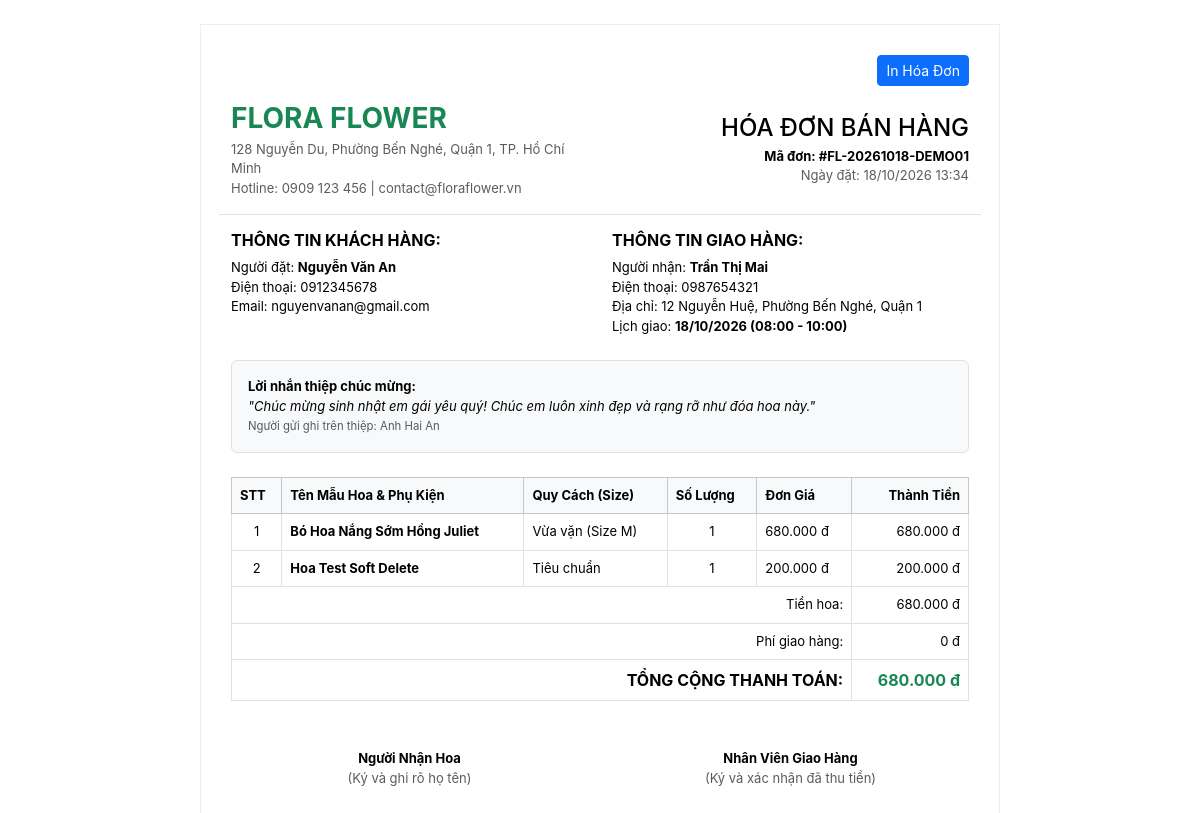
The app's page /dashboard/orders/1/print-bill (signed in) with its own data.
### app/models/core.py (models this page shows, shortened)
class ShopSetting(db.Model):
    __tablename__ = 'core_shopsetting'
    id = db.Column(db.Integer, primary_key=True)
    shop_name = db.Column(db.String(150), default='Flora Flower Boutique', nullable=False)
    slogan = db.Column(db.String(255), default='Trao gửi yêu thương - Tinh tế trong từng cánh hoa', nullable=False)
    phone = db.Column(db.String(30), default='0901 234 567', nullable=False)
    hotline = db.Column(db.String(30), default='1900 6868', nullable=False)
    email = db.Column(db.String(254), default='contact@floraflower.vn', nullable=False)
    address = db.Column(db.String(255), default='123 Nguyễn Huệ, Phường Bến Nghé, Quận 1, TP. Hồ Chí Minh', nullable=False)
    opening_hours = db.Column(db.String(120), default='07:30 - 21:30 hàng ngày', nullable=False)
    facebook_url = db.Column(db.String(200), default='https://facebook.com/floraflower', nullable=False)
    instagram_url = db.Column(db.String(200), default='https://instagram.com/floraflower', nullable=False)
    zalo_phone = db.Column(db.String(30), default='0901234567', nullable=False)
    bank_code = db.Column(db.String(20), default='MB', nullable=False)
    bank_name = db.Column(db.String(100), default='Ngân hàng Quân Đội (MB Bank)', nullable=False)
    bank_account_no = db.Column(db.String(50), default='999988886666', nullable=False)
    bank_account_name = db.Column(db.String(100), default='CONG TY TNHH FLORA FLOWER', nullable=False)
    shipping_fee_default = db.Column(db.Numeric(12, 2), default=Decimal('30000.00'), nullable=False)
    free_shipping_threshold = db.Column(db.Numeric(12, 2), default=Decimal('500000.00'), nullable=False)
    min_prep_hours = db.Column(db.Integer, default=2, nullable=False)
    same_day_cutoff_hour = db.Column(db.Integer, default=18, nullable=False)
    max_orders_per_slot = db.Column(db.Integer, default=10, nullable=False)
    enable_store_pickup = db.Column(db.Boolean, default=True, nullable=False)
    enable_vietqr = db.Column(db.Boolean, default=True, nullable=False)
    enable_cod = db.Column(db.Boolean, default=True, nullable=False)
    seasonal_policy_text = db.Column(db.Text, default='', nullable=False)
    updated_at = db.Column(db.DateTime, default=datetime.utcnow, onupdate=datetime.utcnow, nullable=False)
    @staticmethod
    def get_settings():
        setting = ShopSetting.query.first()
        if not setting:
            setting = ShopSetting()
            db.session.add(setting)
            db.session.commit()
        return setting

### app/models/order.py (models this page shows, shortened)
class Order(db.Model):
    __tablename__ = 'orders_order'
    TIME_SLOT_CHOICES = [
        ('08:00 - 10:00', '08:00 - 10:00 (Buổi sáng sớm)'),
        ('10:00 - 12:00', '10:00 - 12:00 (Buổi trưa)'),
        ('13:00 - 15:00', '13:00 - 15:00 (Đầu giờ chiều)'),
        ('15:00 - 17:00', '15:00 - 17:00 (Cuối giờ chiều)'),
        ('17:00 - 19:00', '17:00 - 19:00 (Đầu giờ tối)'),
        ('19:00 - 21:00', '19:00 - 21:00 (Buổi tối)'),
    ]
    STATUS_CHOICES = [
        ('PENDING', 'Chờ xác nhận'),
        ('CONFIRMED', 'Đã xác nhận'),
        ('PREPARING', 'Đang cắm hoa / Chuẩn bị'),
        ('READY', 'Sẵn sàng giao'),
        ('DELIVERING', 'Đang giao hoa'),
        ('COMPLETED', 'Hoàn tất đơn hàng'),
        ('CANCELLED', 'Hủy đơn hàng'),
    ]
    id = db.Column(db.Integer, primary_key=True)
    order_number = db.Column(db.String(50), unique=True, nullable=False, index=True)
    status = db.Column(db.String(20), default='PENDING', nullable=False, index=True)
    delivery_method = db.Column(db.String(15), default='DELIVERY', nullable=False)
    sender_name = db.Column(db.String(120), nullable=False)
    sender_phone = db.Column(db.String(20), nullable=False)
    sender_email = db.Column(db.String(254), nullable=False)
    recipient_name = db.Column(db.String(120), nullable=False)
    recipient_phone = db.Column(db.String(20), nullable=False)
    delivery_address = db.Column(db.String(255), nullable=False)
    delivery_ward = db.Column(db.String(100), default='', nullable=False)
    delivery_district = db.Column(db.String(100), nullable=False)
    delivery_city = db.Column(db.String(100), default='TP. Hồ Chí Minh', nullable=False)
    delivery_date = db.Column(db.Date, nullable=False)
    delivery_time_slot = db.Column(db.String(30), nullable=False)
    card_message = db.Column(db.Text, default='', nullable=False)
    card_sender_name = db.Column(db.String(120), default='', nullable=False)
    is_anonymous = db.Column(db.Boolean, default=False, nullable=False)
    customer_notes = db.Column(db.Text, default='', nullable=False)
    internal_notes = db.Column(db.Text, default='', nullable=False)
    flowers_subtotal = db.Column(db.Numeric(12, 2), default=Decimal('0.00'), nullable=False)
    accessories_subtotal = db.Column(db.Numeric(12, 2), default=Decimal('0.00'), nullable=False)
    shipping_fee = db.Column(db.Numeric(12, 2), default=Decimal('0.00'), nullable=False)
    discount_amount = db.Column(db.Numeric(12, 2), default=Decimal('0.00'), nullable=False)
    total_amount = db.Column(db.Numeric(12, 2), default=Decimal('0.00'), nullable=False)
    coupon_code_snapshot = db.Column(db.String(50), default='', nullable=False)
    created_at = db.Column(db.DateTime, default=datetime.utcnow, nullable=False)
    updated_at = db.Column(db.DateTime, default=datetime.utcnow, onupdate=datetime.utcnow, nullable=False)
    completed_at = db.Column(db.DateTime, nullable=True)
    cancelled_at = db.Column(db.DateTime, nullable=True)
    cancellation_reason = db.Column(db.Text, default='', nullable=False)
    cancelled_by_id = db.Column(db.Integer, db.ForeignKey('auth_user.id'), nullable=True)
    coupon_id = db.Column(db.BigInteger, db.ForeignKey('promotions_coupon.id'), nullable=True)
    user_id = db.Column(db.Integer, db.ForeignKey('auth_user.id'), nullable=False)
    items = db.relationship('OrderItem', backref='order', lazy='dynamic', cascade='all, delete-orphan')
    history = db.relationship('OrderStatusHistory', backref='order', lazy='dynamic', cascade='all, delete-orphan', order_by='OrderStatusHistory.created_at.desc()')
    transactions = db.relationship('PaymentTransaction', backref='order', lazy='dynamic', cascade='all, delete-orphan')
    cancelled_by = db.relationship('User', foreign_keys=[cancelled_by_id])

class OrderItem(db.Model):
    __tablename__ = 'orders_orderitem'
    id = db.Column(db.Integer, primary_key=True)
    order_id = db.Column(db.BigInteger, db.ForeignKey('orders_order.id', ondelete='CASCADE'), nullable=False)
    product_variant_id = db.Column(db.BigInteger, db.ForeignKey('catalog_productvariant.id', ondelete='SET NULL'), nullable=True)
    product_name = db.Column(db.String(200), nullable=False)
    variant_name = db.Column(db.String(100), nullable=False)
    sku = db.Column(db.String(60), nullable=False)
    unit_price = db.Column(db.Numeric(12, 2), nullable=False)
    quantity = db.Column(db.Integer, default=1, nullable=False)
    subtotal = db.Column(db.Numeric(12, 2), nullable=False)
    variant = db.relationship('ProductVariant', backref='order_items')
    accessories = db.relationship('OrderItemAccessory', backref='order_item', lazy='dynamic', cascade='all, delete-orphan')

### app/blueprints/dashboard.py (the view)
@bp.route('/orders/<int:id>/print-bill')
def print_bill(id):
    order = Order.query.get_or_404(id)
    shop_setting = ShopSetting.get_settings()
    return render_template('dashboard/orders/print_bill.html', order=order, shop_setting=shop_setting)

### app/blueprints/dashboard.py (called while the page is built)
@bp.before_request
def verify_staff_access():
    if not current_user.is_authenticated:
        return redirect(url_for('auth.login', next=request.path))
    if not current_user.is_store_staff():
        abort(403)

### app/models/cart.py (called while the page is built)
    @property
    def total_items_count(self):
        return sum(item.quantity for item in self.items.all())

### app/models/fields.py (called while the page is built)
    def process_result_value(self, value, dialect):
        if value is None or value == '':
            return None
        return MediaImage(value)

### app/models/user.py (called while the page is built)
@login_manager.user_loader
def load_user(user_id):
    return db.session.get(User, int(user_id))

    @property
    def role(self):
        if self.is_superuser:
            return 'ADMIN'
        if self.profile and self.profile.role:
            return self.profile.role
        if self.is_staff:
            return 'STAFF'
        return 'CUSTOMER'

    def is_store_staff(self):
        return self.role in ['ADMIN', 'STAFF'] or self.is_staff or self.is_superuser

### app/services/cart.py (called while the page is built, shortened)
def get_current_cart(user=None):
    if user and user.is_authenticated:
        cart = Cart.query.filter_by(user_id=user.id).order_by(Cart.updated_at.desc()).first()
        if not cart:
            cart = Cart(user_id=user.id)
            db.session.add(cart)
            db.session.commit()
        return cart

### templates/dashboard/orders/print_bill.html (shortened to what this page needs)
{% load static core_tags %}
<!DOCTYPE html>
<html lang="vi">
<head>
    <link href="https://cdn.jsdelivr.net/npm/bootstrap@5.3.3/dist/css/bootstrap.min.css" rel="stylesheet">
</head>
<body>
    <div class="invoice-box my-4">
        <div class="text-end mb-3 btn-print">
            <button onclick="window.print()" class="btn btn-sm btn-primary">In Hóa Đơn</button>
        </div>
        <div class="row pb-3 mb-3 border-bottom align-items-center">
            <div class="col-6">
                <h3 class="fw-bold text-success mb-1">{{ setting.shop_name }}</h3>
                <div class="text-muted fs-7">{{ setting.address }}</div>
                <div class="text-muted fs-7">Hotline: {{ setting.hotline }} | {{ setting.email }}</div>
            </div>
            <div class="col-6 text-end">
                <h4 class="mb-1">HÓA ĐƠN BÁN HÀNG</h4>
                <div class="fw-bold">Mã đơn: #{{ order.order_number }}</div>
                <div class="text-muted fs-7">Ngày đặt: {{ order.created_at|date("d/m/Y H:i") }}</div>
            </div>
        </div>
        <div class="row mb-4">
            <div class="col-6">
                <h6 class="fw-bold">THÔNG TIN KHÁCH HÀNG:</h6>
                <div>Người đặt: <strong>{{ order.sender_name }}</strong></div>
                <div>Điện thoại: {{ order.sender_phone }}</div>
                <div>Email: {{ order.sender_email }}</div>
            </div>
            <div class="col-6">
                <h6 class="fw-bold">THÔNG TIN GIAO HÀNG:</h6>
                <div>Người nhận: <strong>{{ order.recipient_name }}</strong></div>
                <div>Điện thoại: {{ order.recipient_phone }}</div>
                <div>Địa chỉ: {{ order.delivery_address }}</div>
                <div>Lịch giao: <strong>{{ order.delivery_date|date("d/m/Y") }} ({{ order.delivery_time_slot }})</strong></div>
            </div>
        </div>
        {% if order.card_message %}
            <div class="p-3 bg-light rounded mb-4 border">
                <strong>Lời nhắn thiệp chúc mừng:</strong>
                <p class="fst-italic mb-0">"{{ order.card_message }}"</p>
                <small class="text-muted">Người gửi ghi trên thiệp: {{ order.card_sender_name|default(order.sender_name) }}</small>
            </div>
        {% endif %}
        <table class="table table-bordered mb-4">
            <thead class="table-light">
                <tr>
                    <th>STT</th>
                    <th>Tên Mẫu Hoa & Phụ Kiện</th>
                    <th>Quy Cách (Size)</th>
                    <th>Số Lượng</th>
                    <th>Đơn Giá</th>
                    <th class="text-end">Thành Tiền</th>
                </tr>
            </thead>
            <tbody>
                {% for item in order.items %}
                    <tr>
                        <td class="text-center">{{ loop.index }}</td>
                        <td>
                            <strong>{{ item.product_name }}</strong>
                        </td>
                        <td>{{ item.variant_name }}</td>
                        <td class="text-center">{{ item.quantity }}</td>
                        <td>{{ item.unit_price|currency }}</td>
                        <td class="text-end">{{ item.subtotal|currency }}</td>
                    </tr>
                {% endfor %}
            </tbody>
            <tfoot>
                <tr>
                    <td colspan="5" class="text-end">Tiền hoa:</td>
                    <td class="text-end">{{ order.flowers_subtotal|currency }}</td>
                </tr>
                <tr>
                    <td colspan="5" class="text-end">Phí giao hàng:</td>
                    <td class="text-end">{{ order.shipping_fee|currency }}</td>
                </tr>
                <tr class="fw-bold fs-6">
                    <td colspan="5" class="text-end">TỔNG CỘNG THANH TOÁN:</td>
                    <td class="text-end text-success">{{ order.total_amount|currency }}</td>
                </tr>
            </tfoot>
        </table>
        <div class="row pt-4 text-center">
            <div class="col-6">
                <strong>Người Nhận Hoa</strong>
                <div class="text-muted fs-7">(Ký và ghi rõ họ tên)</div>
            </div>
            <div class="col-6">
                <strong>Nhân Viên Giao Hàng</strong>
                <div class="text-muted fs-7">(Ký và xác nhận đã thu tiền)</div>
            </div>
        </div>
    </div>
</body>
</html>

### templates/dashboard/orders/print_bill.html (style rules this page uses)
body { font-family: -apple-system, BlinkMacSystemFont, "Segoe UI", Roboto, sans-serif; font-size: 13px; color: #000; }
.invoice-box { max-width: 800px; margin: auto; padding: 30px; border: 1px solid #eee; }

### records on screen
ShopSetting: shop_name "FLORA FLOWER", address "128 Nguyễn Du, Phường Bến Nghé, Quận 1, TP. Hồ Chí Minh", hotline "0909 123 456", email "contact@floraflower.vn"
Order: order_number "FL-20261018-DEMO01", sender_name "Nguyễn Văn An", sender_phone "0912345678", sender_email "nguyenvanan@gmail.com", recipient_name "Trần Thị Mai", recipient_phone "0987654321", delivery_address "12 Nguyễn Huệ, Phường Bến Nghé, Quận 1", delivery_time_slot "08:00 - 10:00", card_message "Chúc mừng sinh nhật em gái yêu quý! Chúc em luôn xinh đẹp và rạng rỡ như đóa hoa này.", card_sender_name "Anh Hai An", flowers_subtotal "680.000 đ", shipping_fee "0 đ", total_amount "680.000 đ"
OrderItem: product_name "Bó Hoa Nắng Sớm Hồng Juliet", variant_name "Vừa vặn (Size M)", quantity "1", unit_price "680.000 đ", subtotal "680.000 đ"
OrderItem: product_name "Hoa Test Soft Delete", variant_name "Tiêu chuẩn", quantity "1", unit_price "200.000 đ", subtotal "200.000 đ"
